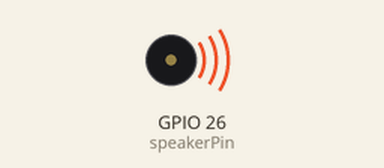
Simulated run of this sketch. Board: ESP32. Shown: buzzer (waves = sounding).

Above: at 0.1 s.
At 12.2 s:
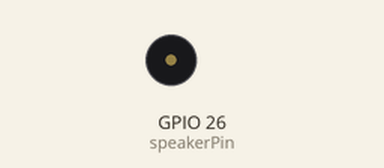
Timing chart, 0 to 13.7 s (numbered marks = the images above):
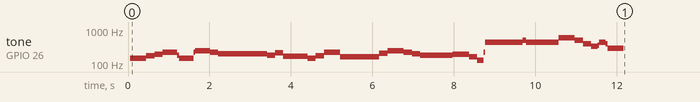

The sketch:

pwm_melody.ino
```cpp
int speakerPin = 26;      // speaker on digital pin 26


float frequencies[] = {146.8, 146.8, 146.8, 174.6, 196, 220, 146.8, 146.8, 246.94, 220, 196, 220, 220, 220, 164.8, 220, 164.8, 174.6, 146.8, 174.6, 220, 164.8, 164.8, 174.6, 220, 261.6, 246.9, 220, 196, 174.6, 174.6, 196, 196, 164.8, 130.8, 440, 440, 493.9, 440, 415.3, 440, 587.3, 493.9, 392, 329.6, 440, 293.6};
float durations[] = {0.3, 0.05, 0.05, 0.2, 0.2, 0.4, 0.2, 0.2, 0.4, 0.2, 0.2, 0.4, 0.4, 0.2, 0.2, 0.2, 0.2, 0.4, 0.2, 0.2, 0.4, 0.2, 0.2, 0.6, 0.2, 0.3, 0.1, 0.2, 0.2, 0.6, 0.2, 0.3, 0.1, 0.2, 0.2, 0.6, 0.3, 0.1, 0.2, 0.2, 0.4, 0.4, 0.2, 0.2, 0.2, 0.2, 0.4};

int musicLength = sizeof(frequencies) / sizeof(frequencies[0]);

float delayInMicroseconds;
int numberOfIterations;
float frequency;
float duration;

void setup() {
  pinMode(speakerPin, OUTPUT);


  for (int x=0; x < musicLength; x++) {

    frequency = frequencies[x];
    duration = durations[x];

    delayInMicroseconds = 1/frequency*1000000/2;
    numberOfIterations = duration*frequency;

    for (int f=0; f < numberOfIterations; f++) {
      digitalWrite(speakerPin, HIGH);
      delayMicroseconds(delayInMicroseconds);
      digitalWrite(speakerPin, LOW);
      delayMicroseconds(delayInMicroseconds);
    }

  }
}

void loop() {
}
```

Measured:
- by itself, tone on GPIO 26 (speakerPin): plays 147 Hz for 0.40 s, 174 Hz for 0.20 s, 196 Hz for 0.20 s, 220 Hz for 0.36 s, 179 Hz for 0.04 s, 147 Hz for 0.36 s … (37 notes in this stretch)
